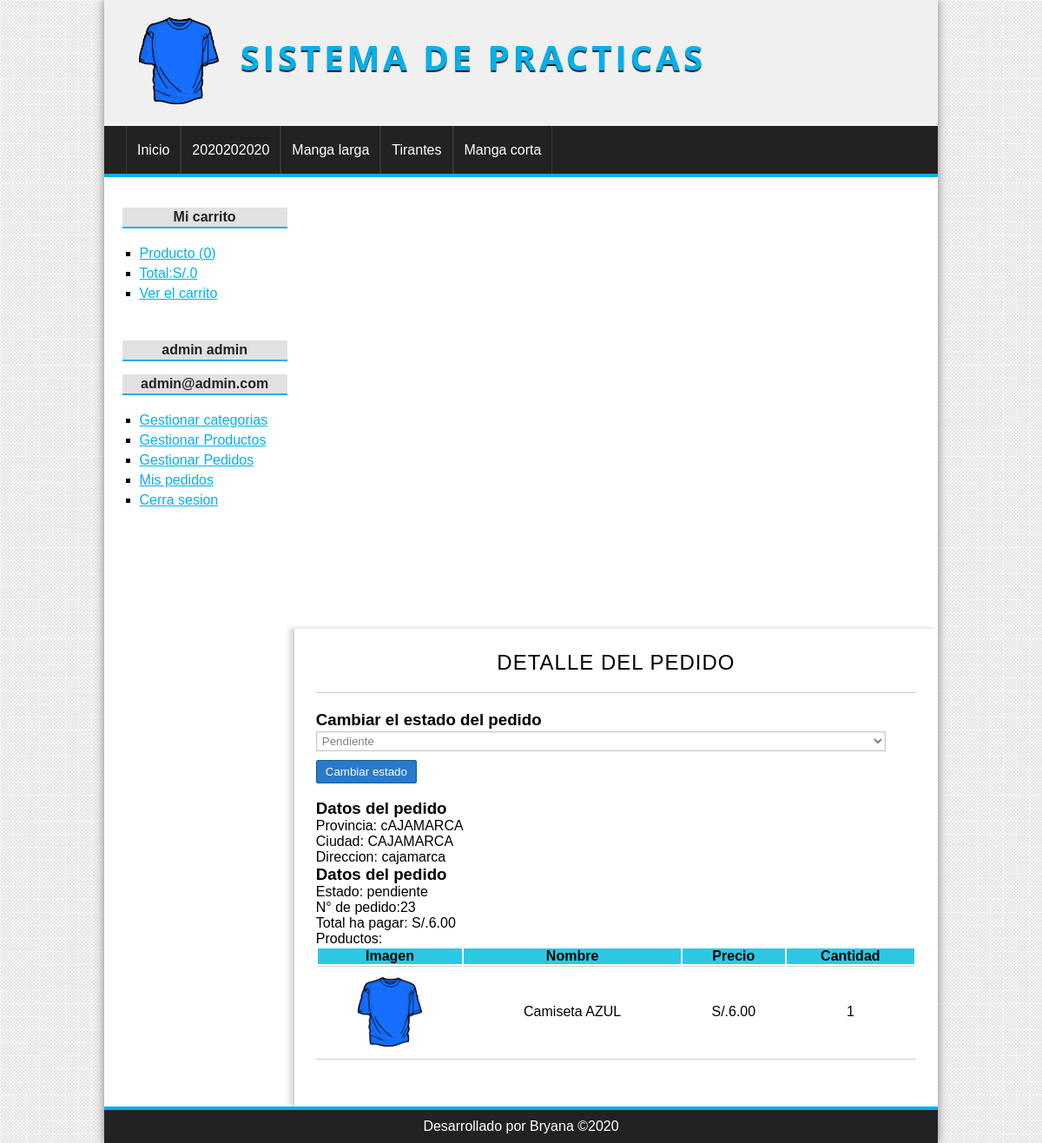
/pedido/detalle&id=23 (signed in), run on the app's committed database.
### tables this page shows
CREATE TABLE IF NOT EXISTS `categorias` (
  `id` int(255) NOT NULL AUTO_INCREMENT,
  `nombre` varchar(100) NOT NULL,
  PRIMARY KEY (`id`)
);

CREATE TABLE IF NOT EXISTS `pedidos` (
  `id` int(255) NOT NULL AUTO_INCREMENT,
  `usuario_id` int(255) NOT NULL,
  `provincia` varchar(100) NOT NULL,
  `localidad` varchar(100) NOT NULL,
  `direccion` varchar(255) NOT NULL,
  `coste` float(200,2) NOT NULL,
  `estado` varchar(20) NOT NULL,
  `fecha` date DEFAULT NULL,
  `hora` time DEFAULT NULL,
  PRIMARY KEY (`id`),
  KEY `fk_pedido_usuario` (`usuario_id`)
);

CREATE TABLE IF NOT EXISTS `lineas_pedidos` (
  `id` int(255) NOT NULL AUTO_INCREMENT,
  `pedido_id` int(255) NOT NULL,
  `producto_id` int(255) NOT NULL,
  `unidades` int(255) NOT NULL,
  PRIMARY KEY (`id`),
  KEY `fk_linea_pedido` (`pedido_id`),
  KEY `fk_linea_producto` (`producto_id`)
);

CREATE TABLE IF NOT EXISTS `productos` (
  `id` int(255) NOT NULL AUTO_INCREMENT,
  `categoria_id` int(255) NOT NULL,
  `nombre` varchar(100) NOT NULL,
  `descripcion` text,
  `precio` float(100,2) NOT NULL,
  `stock` int(255) NOT NULL,
  `oferta` varchar(2) DEFAULT NULL,
  `fecha` date NOT NULL,
  `imagen` varchar(255) DEFAULT NULL,
  PRIMARY KEY (`id`),
  KEY `fk_producto_categoria` (`categoria_id`)
);

### config/db.php (called while the page is built)
<?php
class Database
{
	public static function connect()
	{
		$bd = new mysqli('localhost','root','','tienda_master');
		$bd ->query("SET NAMES 'UTF-8'");
		return $bd;
	}
}
?>

### helpers/utils.php (called while the page is built, shortened)
<?php
class Utils{
	public static function showCategorias(){
		require_once 'models/categoria.php';
		$categoria = new Categoria();
		$categorias = $categoria->getAll();
		return $categorias;
	}
	public static function showStatus($status){
		$value = 'pendiente';
		if ($status == 'confirm') {
			$value = 'pendiente';
		}elseif ($status == 'preparation') {
			$value = 'En preparacion';
		}elseif ($status == 'ready') {
			$value = 'preparado para enviar';
		}elseif ($status == 'sended') {
			$value = 'Enviado';
		}
		return $value;
	}
}
?>

### models/categoria.php (called while the page is built, shortened)
<?php
class Categoria{
	private $db;
	public function __construct(){
		$this->db = Database::connect();
	}
	public function getAll(){
		$categorias = $this->db->query("SELECT * FROM categorias ORDER BY id DESC ");
		return $categorias;
	}
}
?>

### models/pedido.php (called while the page is built, shortened)
<?php
class Pedido{
	private $id;
    private $db;
	public function __construct(){
		$this->db = Database::connect();
	}
	public function getId()
	{
	    return $this->id;
	}
	public function setId($id)
	{
	    $this->id = $id;
	    return $this;
	}
	public function getOne(){
		$producto = $this->db->query("SELECT * FROM pedidos WHERE id = {$this->getId()}");
		return $producto->fetch_object();
	}
	public function getProductosByPedido($id){
		$sql = "SELECT pr.*, lp.unidades FROM productos pr "
		."INNER JOIN lineas_pedidos lp ON pr.id = lp.producto_id"
		." WHERE lp.pedido_id = {$id}";
		$productos = $this->db->query($sql);
		return $productos;
	}
}
?>

### views/pedido/detalle.php (the view, shortened to what this page needs)
<h1>DETALLE DEL PEDIDO</h1>
	<?php if(isset($pedido)):?>
		<?php if (isset($_SESSION['admin'])): ?>
			<h3>Cambiar el estado del pedido</h3>
			<form action="<?=base_url?>pedido/estado" method="POST">
				<select name="estado">
					<option value="confirm"  <?= $pedido->estado == 'confirm' ? 'selected' : ''?> >Pendiente</option>
				</select>
				<input type="submit" value="Cambiar estado">
			</form>
			<br/>
		<?php endif ?>
		<h3>Datos del pedido</h3>
		Provincia: <?=$pedido->provincia?><br/>
		Ciudad: <?=$pedido->localidad?><br/>
		Direccion: <?=$pedido->direccion?>
		<h3>Datos del pedido</h3>
		Estado: <?=Utils::showStatus($pedido->estado);?><br/>
		N° de pedido:<?=$pedido->id?><br/>
		Total ha pagar: S/.<?=$pedido->coste?><br/>
		Productos:
			<table>
				<tr style="background-color:#2BC9E1;">
					<th>Imagen</th>
					<th>Nombre</th>
					<th>Precio</th>
					<th>Cantidad</th>
				</tr>
			<?php while($producto  = $productos->fetch_object()):?>
				<tr>
					<td>
						<?php if($producto->imagen != null):?>
							<img src="<?=base_url?>uploads/images/<?=$producto->imagen?>" class="img_carrito"/>
						<?php else:?>
								<img src="<?=base_url?>assets/img/camiseta.png" class="img_carrito" />
						<?php endif;?>
					</td>
						<td><?= $producto->nombre?></td>
						<td>S/.<?=$producto->precio?></td>
						<td><?=$producto->unidades?></td>
					</tr>
			<?php endwhile;?>
			</table>
	<?php endif?>

### views/layout/header.php (shortened to what this page needs)
<!DOCTYPE html>
<html lang="es">
<head>
	<link rel="stylesheet" href="<?=base_url?>assets/css/styles.css">
</head>
<body>
	<div id="container">
		<header id="header">
			<div id="logo">
				<img src="<?=base_url?>assets/img/camiseta.png" alt="TIENDA ONLINE">
				<a href="<?=base_url?>">
					SISTEMA DE PRACTICAS
				</a>
			</div>
		</header>
		<?php $categorias = Utils::showCategorias();?>
		<nav id="menu" class="">
			<ul>
				<li>
					<a href="<?=base_url?>">Inicio</a>
				</li>
				<?php while ($cat = $categorias->fetch_object()): ?>
					<li>
						<a href="<?=base_url?>categoria/ver&id=<?=$cat->id?>"><?=$cat->nombre?></a>
					</li>
				<?php endwhile;?>
			</ul>
		</nav>
		<div id="content">

### assets/css/styles.css (style rules this page uses)
* { padding: 0px; margin: 0px; font-family: sans-serif, Helvetica, Arial; }
body { background: url(../img/bg.png); }
a { color: #01B1EA; }
table { text-align: center; width: 100%; border-bottom: 1px solid #ccc; }
td { border-top: 1px solid #ccc; padding: 2px; }
#container { width: 80%; margin: 0px auto; box-shadow: 0px 0px 10px gray; background: white; }
#header { height: 145px; background: #F0F0F0; }
#logo { padding: 20px; margin-left: 20px; float:left; }
#logo img { float:left; height: 100px; }
#logo a { float:left; font-size: 40px; letter-spacing: 4px; font-family: 'Open Sans', Helvetica, Arial; text-transform: uppercase; color: #01B1EA; font-weight: bold; text-decoration: none; margin-top: 18px; margin-left: 25px; text-shadow: 0px 2px 1px #222222; transition: all 300ms; }
#menu { clear:both; background: #222; color: white; height: 55px; border-bottom: 4px solid #01B1EA; }
#menu ul { list-style: none; text-decoration: none; margin: 0px auto; margin-left: 25px; }
#menu ul li { line-height: 55px; float:left; border-right: 1px solid #363636; }
#menu a { display: block; color: white; text-decoration: none; padding-left: 12px; padding-right: 12px; transition: all 300ms; }
#menu a:first-child { border-left: 1px solid #363636; }
#content { margin: 0px auto; overflow: hidden; background: white; }
label, input[type="text"], input[type="password"], input[type="email"], input[type="number"], select, textarea { display:block; width: 95%; margin-top: 2px; margin-bottom: 2px; }
input[type="text"], input[type="password"], input[type="email"], input[type="number"], select, textarea { border: 1px solid #C9C9C9; box-shadow: 0px 0px 2px #ccc inset; background: white; padding: 2px; color: gray; transition: all 300ms; }
input[type="button"], input[type="submit"], button, .button { display: block; border-radius: 2px; width: auto; padding: 5px; padding-left: 10px; padding-right: 10px; color: white; background: #2979CD; border: 1px solid #11608E; cursor:pointer; }
label, input[type="button"], input[type="submit"], button { display:block; margin-top: 10px; }
#central h1 { font-size: 24px; font-weight: normal; letter-spacing: 1px; text-align: center; border-bottom: 1px solid #ccc; margin-bottom: 20px; padding: 20px; padding-top: 0px; }
.img_carrito { height: 80px; display: block; margin:10px auto; }

### data on the page
categorias: nombre "2020202020"
categorias: nombre "Manga larga"
categorias: nombre "Tirantes"
categorias: nombre "Manga corta"
pedidos: estado "Pendiente", provincia "cAJAMARCA", localidad "CAJAMARCA", direccion "cajamarca", estado "pendiente", id "23", coste "6.00"
lineas_pedidos: producto.nombre "Camiseta AZUL", producto.precio "6.00", unidades "1"

### other printed values
$stats['count'] "0"
$stats['total'] "0"
$_SESSION['identityt']->nombre "admin"
$_SESSION['identityt']->apellidos "admin"
$_SESSION['identityt']->email "admin@admin.com"
